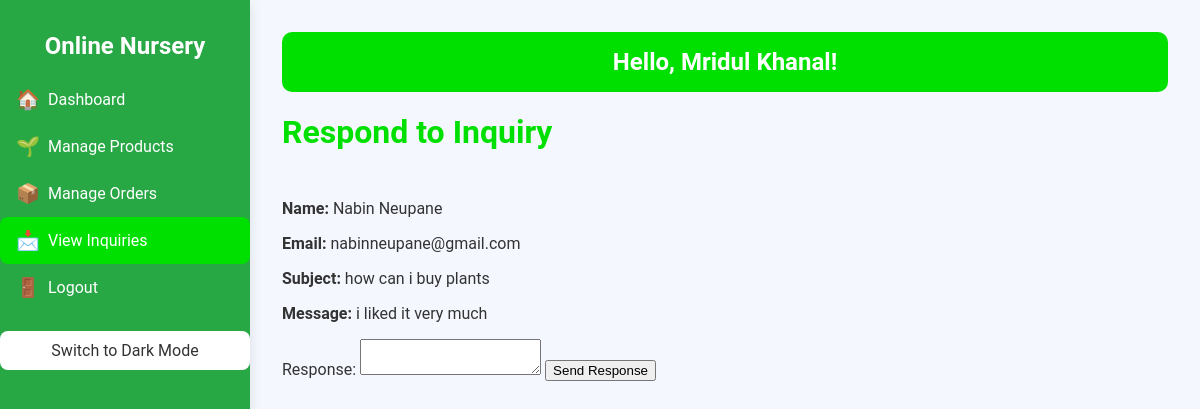
Page /admin/respond_inquiry.php?id=1 (signed in) on the committed database.
### tables this page shows
CREATE TABLE `users` (
  `id` int(11) NOT NULL AUTO_INCREMENT,
  `name` varchar(255) NOT NULL,
  `email` varchar(255) NOT NULL,
  `password` varchar(255) NOT NULL,
  `confirm_password` varchar(100) DEFAULT NULL,
  `role` enum('admin','customer') DEFAULT 'customer',
  `created_at` timestamp NOT NULL DEFAULT current_timestamp(),
  PRIMARY KEY (`id`),
  UNIQUE KEY `email` (`email`),
  UNIQUE KEY `email_2` (`email`),
  CONSTRAINT `chk_email_format` CHECK (`email` regexp '^[a-zA-Z0-9][a-zA-Z0-9._%+-]{0,62}[a-zA-Z0-9]@[a-zA-Z]+\\.[a-zA-Z]{2,63}$')
);

CREATE TABLE `inquiries` (
  `id` int(11) NOT NULL AUTO_INCREMENT,
  `name` varchar(50) NOT NULL,
  `email` varchar(100) NOT NULL,
  `subject` varchar(100) NOT NULL,
  `message` text NOT NULL,
  `date` datetime DEFAULT current_timestamp(),
  `response` text DEFAULT NULL,
  `responded_at` datetime DEFAULT NULL,
  PRIMARY KEY (`id`)
);

### admin/respond_inquiry.php (the view, shortened to what this page needs)
<?php
include '../php/db_connect.php';
$inquiry_id = $_GET['id'];
$sql = "SELECT id, name, email, subject, message, response FROM inquiries WHERE id = ?";
$stmt = $conn->prepare($sql);
$stmt->bind_param("i", $inquiry_id);
$stmt->execute();
$result = $stmt->get_result();
$inquiry = $result->fetch_assoc();
$user_id = $_SESSION['user_id'];
$sql = "SELECT name FROM users WHERE id = ?";
$stmt = $conn->prepare($sql);
$stmt->bind_param("i", $user_id);
$stmt->execute();
$user = $stmt->get_result()->fetch_assoc();
$admin_name = $user['name'] ?: 'Admin';
?>
<!DOCTYPE html>
<html lang="en">
<head>
    <link rel="stylesheet" href="../css/admin.css">
</head>
<body>
    <div class="sidebar">
        <div class="sidebar-header">
            <h2>Online Nursery</h2>
        </div>
        <nav>
            <a href="admin_dashboard.php"><span class="icon">🏠</span> Dashboard</a>
            <a href="admin_products.php"><span class="icon">🌱</span> Manage Products</a>
            <a href="admin_orders.php"><span class="icon">📦</span> Manage Orders</a>
            <a href="admin_inquiries.php" class="active"><span class="icon">📩</span> View Inquiries</a>
            <a href="../php/logout.php"><span class="icon">🚪</span> Logout</a>
        </nav>
        <div class="theme-switcher">Switch Theme</div>
    </div>
    <div class="main-content">
        <div class="welcome-message">
            <h2>Hello, <?php echo htmlspecialchars($admin_name); ?>!</h2>
        </div>
        <h1>Respond to Inquiry</h1>
        <div class="inquiry-details">
        <p><strong>Name:</strong> <?php echo htmlspecialchars($inquiry['name']); ?></p>
        <p><strong>Email:</strong> <?php echo htmlspecialchars($inquiry['email']); ?></p>
        <p><strong>Subject:</strong> <?php echo htmlspecialchars($inquiry['subject']); ?></p>
        <p class="message"><strong>Message:</strong> <?php echo htmlspecialchars($inquiry['message']); ?></p>
        </div>
        <form action="" method="POST">
        <label for="response">Response:</label>
        <textarea name="response" id="response" required></textarea>
        <button type="submit">Send Response</button>
         </form>
</div>
</body>
</html>

### css/admin.css (style rules this page uses)
:root { --background: #f5f7ff; --card-bg: #ffffff; --text: #333333; --sidebar-bg: #28a745; --primary: rgb(0, 224, 0); --secondary: #3e4c98; --border: #e0e0e0; --shadow: 0 4px 12px rgba(0, 0, 0, 0.1); --input-focus: #e6f7e6; --transition: all 0.3s ease; }
body { font-family: 'Roboto', Arial, sans-serif; margin: 0; padding: 0; background: var(--background); color: var(--text); display: flex; }
.sidebar { width: 250px; background: var(--sidebar-bg); color: white; height: 100vh; position: fixed; top: 0; left: 0; padding-top: 1em; box-shadow: var(--shadow); transition: width 0.3s ease; }
.sidebar-header { padding: 1em; text-align: center; }
.sidebar-header h2 { margin: 0; font-size: 1.5em; color: white; }
.sidebar nav { display: flex; flex-direction: column; }
.sidebar nav a { color: white; text-decoration: none; padding: 0.75em 1em; display: flex; align-items: center; gap: 0.5em; border-radius: 8px; transition: background 0.3s; }
.sidebar nav a:hover, .sidebar nav a.active { background: var(--primary); }
.sidebar nav a .icon { font-size: 1.2em; }
.theme-switcher { margin-top: 20px; padding: 10px; background: var(--card-bg); color: var(--text); border-radius: 8px; cursor: pointer; text-align: center; display: flex; align-items: center; justify-content: center; gap: 8px; font-size: 1em; transition: all 0.3s ease; }
.main-content { margin-left: 250px; padding: 2em; width: calc(100% - 250px); transition: margin-left 0.3s ease, width 0.3s ease; }
.welcome-message { background: var(--primary); color: white; padding: 1em; border-radius: 10px; margin-bottom: 1em; text-align: center; }
.welcome-message h2 { margin: 0; font-size: 1.5em; }
h1 { color: var(--primary); margin-bottom: 1.5em; font-size: 2em; font-weight: 600; }

### rows in the picture
users: name "Mridul Khanal"
inquiries: name "Nabin Neupane", email "nabinneupane@gmail.com", subject "how can i buy plants", message "i liked it very much"
